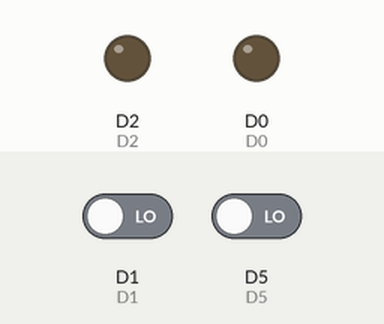
This sketch was run on a simulated ESP8266 (NodeMCU). Shown: output pins drawn as LEDs (lit = HIGH). Inputs (shaded band) come from the test bench; at power-on: D1 LOW, D5 LOW. WiFi joins after 1.5 s; servers stay silent unless stated; no MQTT or app messages arrive unless stated.

Above: at 2.8 s.
2.9 s: D1 driven HIGH
At 6.2 s:
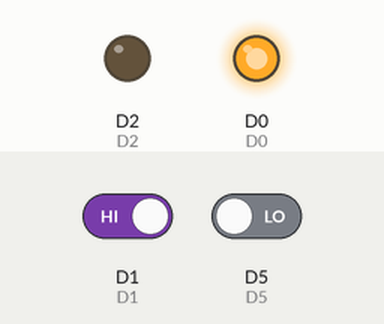
Timing chart, 0 to 7.7 s (numbered marks = the images above; inputs shaded):
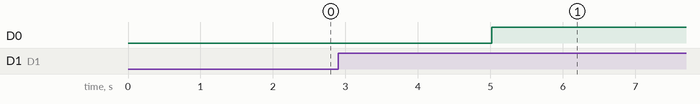

Measured:
- after the input at 2.9 s, D0: LOW → HIGH after 2.1 s

The sketch:

garage-door.ino
```cpp
#include <functional>
#include <map>
#include <string>
#include <utility>

#include <ArduinoOTA.h>
#include <ESP8266WiFi.h>
#include <PubSubClient.h>

#include "common.hpp"
#include "config.hpp"

class DoorSensor
{
public:
  DoorSensor(GarageDoor garageDoor_)
      : garageDoor(garageDoor_) {}

  void setup()
  {
    pinMode(Configuration::getDoorSensorPin(garageDoor), INPUT);
  }

  void loop()
  {
    voltage_t value = digitalRead(Configuration::getDoorSensorPin(garageDoor));
    switch (value)
    {
    case Configuration::getDoorSensorVoltageOpen():
      currentState = DOOR_OPEN;
      break;
    case Configuration::getDoorSensorVoltageClosed():
      currentState = DOOR_CLOSED;
      break;
    default:
      currentState = NONE;
      break;
    }
  }

  DoorState getState() const
  {
    return currentState;
  }

private:
  const GarageDoor garageDoor;
  DoorState currentState = NONE;
};

class WifiClient
{
public:
  WifiClient()
      : client() {}

  void setup()
  {
    ensureConnected();
    client.status();
  }

  void loop()
  {
    ensureConnected();
  }

  WiFiClient &getClient()
  {
    return client;
  }

private:
  void ensureConnected()
  {
    if (WiFi.status() == WL_CONNECTED)
    {
      return;
    }

    WiFi.mode(WIFI_STA);
    WiFi.begin(Configuration::getWifiSsid().c_str(),
               Configuration::getWifiPassword().c_str());
    while (WiFi.status() != WL_CONNECTED)
    {
      delay(50);
    }
  }

private:
  WiFiClient client;
};

class MqttClient
{
public:
  using MqttMessageHandler = std::function<void(const std::string &)>;

  MqttClient(WifiClient &wifiClient_)
      : wifiClient(wifiClient_), client()
  {
    instance = this;
  }

  void setup()
  {
    client.setServer(Configuration::getMqttHost().c_str(),
                     Configuration::getMqttPort());
    client.setClient(wifiClient.getClient());
    client.setCallback(&MqttClient::callback);

    ensureConnected();
  }

  void loop()
  {
    ensureConnected();
    client.loop();
  }

  bool publish(const std::string &topic, const std::string &payload)
  {
    return client.publish(topic.c_str(), payload.c_str(), true);
  }

  void subscribe(const std::string &topic,
                 MqttMessageHandler handler)
  {
    subscriptions.insert({topic, handler});
    client.subscribe(topic.c_str());
  }

private:
  void ensureConnected()
  {
    bool wasConnected = client.connected();
    while (!client.connected())
    {
      client.connect("",
                     Configuration::getMqttUser().c_str(),
                     Configuration::getMqttPassword().c_str(),
                     Configuration::getMqttStatusTopic().c_str(),
                     MQTTQOS0,
                     true,
                     Configuration::getMqttPayloadOffline().c_str(),
                     true);
      delay(50);
    }
    if (!wasConnected)
    {
      publish(Configuration::getMqttStatusTopic(),
              Configuration::getMqttPayloadOnline());

      for (const auto &subscription : subscriptions)
      {
        client.subscribe(subscription.first.c_str());
      }
    }
  }

  static void callback(char *topic, byte *payload, unsigned int length)
  {
    instance->handleMessage(topic, payload, length);
  }

  void handleMessage(char *topic_c, byte *payload_c, unsigned int length)
  {
    std::string topic(topic_c);
    std::string payload(reinterpret_cast<char *>(payload_c), length);
    for (const auto &subscription : subscriptions)
    {
      if (subscription.first == topic)
      {
        subscription.second(payload);
      }
    }
  }

private:
  PubSubClient client;
  WifiClient wifiClient;
  std::multimap<std::string, MqttMessageHandler> subscriptions;

  static MqttClient *instance;
};
MqttClient *MqttClient::instance = nullptr;

class DoorStatePublisher
{
public:
  DoorStatePublisher(GarageDoor garageDoor_,
                     const DoorSensor &doorSensor_,
                     MqttClient &mqttClient_)
      : garageDoor(garageDoor_),
        doorSensor(doorSensor_),
        mqttClient(mqttClient_) {}

  void setup()
  {
    pinMode(Configuration::getDoorSensorStatusLedPin(garageDoor), OUTPUT);
  }

  void loop()
  {
    if (isInCooldown())
    {
      return;
    }

    DoorState currentState = doorSensor.getState();
    if (currentState != lastKnownState)
    {
      updateStatusLed(currentState);
      bool successful = publishState(currentState);

      if (successful)
      {
        lastKnownState = currentState;
      }
    }
    else if (shouldRepublishState())
    {
      publishState(currentState);
    }
  }

private:
  bool isInCooldown()
  {
    return millis() < lastPublishMillis +
                          Configuration::getMqttStatePublishCooldownMillis();
  }

  void updateStatusLed(DoorState doorState)
  {
    voltage_t ledOutput;
    switch (doorState)
    {
    case DOOR_OPEN:
      ledOutput = Configuration::getDoorSensorStatusLedVoltageOff();
      break;
    case DOOR_CLOSED:
      ledOutput = Configuration::getDoorSensorStatusLedVoltageOn();
      break;
    }

    digitalWrite(Configuration::getDoorSensorStatusLedPin(garageDoor),
                 ledOutput);
  }

  bool publishState(DoorState doorState)
  {
    std::string payload;
    switch (doorState)
    {
    case DOOR_OPEN:
      payload = Configuration::getMqttPayloadOpen();
      break;
    case DOOR_CLOSED:
      payload = Configuration::getMqttPayloadClosed();
      break;
    }

    bool successful = mqttClient
                          .publish(Configuration::getMqttStateTopic(garageDoor),
                                   payload);
    if (successful)
    {
      lastPublishMillis = millis();
    }
    return successful;
  }

  bool
  shouldRepublishState()
  {
    return millis() > lastPublishMillis +
                          Configuration::getMqttStateRepublishMillis();
  }

private:
  const GarageDoor garageDoor;
  const DoorSensor &doorSensor;
  MqttClient &mqttClient;

  DoorState lastKnownState = NONE;
  millis_t lastPublishMillis = 0;
};

class DoorOpener
{
public:
  DoorOpener(GarageDoor garageDoor_,
             const DoorSensor &doorSensor_,
             MqttClient &mqttClient_)
      : garageDoor(garageDoor_),
        doorSensor(doorSensor_),
        mqttClient(mqttClient_) {}

  void setup()
  {
    pinMode(Configuration::getDoorOpenerPin(garageDoor), OUTPUT);

    mqttClient.subscribe(Configuration::getMqttSetStateTopic(garageDoor),
                         std::bind(&DoorOpener::handleMessage,
                                   this,
                                   std::placeholders::_1));
  }

  void loop()
  {

    if (isTriggeringDoor)
    {
      if (shouldStopTriggeringDoor())
      {
        stopTriggeringDoor();
      }
      return;
    }
    else if (isInCooldown())
    {
      return;
    }

    if (nextRequestedState != NONE &&
        nextRequestedState != doorSensor.getState())
    {
      startTriggeringDoor();
      nextRequestedState = NONE;
    }
  }

private:
  bool shouldStopTriggeringDoor()
  {
    return millis() > lastTriggeredMillis +
                          Configuration::getDoorOpenerTriggerMillis();
  }

  void startTriggeringDoor()
  {
    digitalWrite(Configuration::getDoorOpenerPin(garageDoor),
                 Configuration::getDoorOpenerVoltageOn());
    isTriggeringDoor = true;
    lastTriggeredMillis = millis();
  }

  void stopTriggeringDoor()
  {
    digitalWrite(Configuration::getDoorOpenerPin(garageDoor),
                 Configuration::getDoorOpenerVoltageOff());
    isTriggeringDoor = false;
  }

  bool isInCooldown()
  {
    return millis() < lastTriggeredMillis +
                          Configuration::getDoorOpenerTriggerCooldownMillis();
  }

  void handleMessage(const std::string &payload)
  {
    if (payload == Configuration::getMqttPayloadOpen())
    {
      nextRequestedState = DOOR_OPEN;
    }
    else if (payload == Configuration::getMqttPayloadClosed())
    {
      nextRequestedState = DOOR_CLOSED;
    }
  }

private:
  const GarageDoor garageDoor;
  const DoorSensor &doorSensor;
  MqttClient &mqttClient;

  bool isTriggeringDoor = false;
  unsigned long lastTriggeredMillis = 0;
  DoorState nextRequestedState = NONE;
};

class OtaUpdater
{
public:
  OtaUpdater() {}

  void setup()
  {
    ArduinoOTA.setHostname("garage-door-controller");
    ArduinoOTA.begin(true);
  }

  void loop()
  {
    ArduinoOTA.handle();
  }
};

struct _State
{
  WifiClient wifiClient;
  OtaUpdater otaUpdater;

  MqttClient mqttClient;

  DoorSensor eastDoorSensor;
  DoorStatePublisher eastDoorPublisher;
  DoorOpener eastDoorOpener;

  DoorSensor westDoorSensor;
  DoorStatePublisher westDoorPublisher;
  DoorOpener westDoorOpener;

  _State()
      : wifiClient(),
        otaUpdater(),
        mqttClient(wifiClient),
        eastDoorSensor(EAST),
        eastDoorPublisher(EAST, eastDoorSensor, mqttClient),
        eastDoorOpener(EAST, eastDoorSensor, mqttClient),
        westDoorSensor(WEST),
        westDoorPublisher(WEST, westDoorSensor, mqttClient),
        westDoorOpener(WEST, westDoorSensor, mqttClient) {}
} State;

void setup()
{
  State.wifiClient.setup();
  State.otaUpdater.setup();
  State.mqttClient.setup();

  State.eastDoorSensor.setup();
  State.eastDoorPublisher.setup();
  State.eastDoorOpener.setup();

  State.westDoorSensor.setup();
  State.westDoorPublisher.setup();
  State.westDoorOpener.setup();
}

void loop()
{
  State.wifiClient.loop();
  State.otaUpdater.loop();
  State.mqttClient.loop();

  State.eastDoorSensor.loop();
  State.eastDoorPublisher.loop();
  State.eastDoorOpener.loop();

  State.westDoorSensor.loop();
  State.westDoorPublisher.loop();
  State.westDoorOpener.loop();

  delay(25);
}
```

common.hpp
```cpp
#ifndef COMMON_HPP
#define COMMON_HPP

#include <stdint.h>

using pin_t = uint64_t;
using voltage_t = int;
using millis_t = unsigned long;

#ifndef D0
#define D0 16
#define D1 5
#define D2 4
#define D3 0
#define D4 2
#define D5 14
#define D6 12
#define D7 13
#define D8 15
#define D9 3
#define D10 1
#endif

enum GarageDoor
{
  EAST = 0,
  WEST = 1
};

enum DoorState
{
  NONE = 0,
  DOOR_OPEN = 1,
  DOOR_CLOSED = 2
};

#endif /* !COMMON_HPP */
```

config.template.hpp
```cpp
#ifndef CONFIG_HPP
#define CONFIG_HPP

#include <Arduino.h>
#include <string>

#include "common.hpp";

class Configuration
{
public:
  static std::string getWifiSsid()
  {
    return "WiFiSSID";
  }

  static std::string getWifiPassword()
  {
    return "WiFiPassword";
  }

  static std::string getMqttHost()
  {
    return "mqtt.org";
  }

  constexpr static uint16_t getMqttPort()
  {
    return 1883;
  }

  static std::string getMqttUser()
  {
    return "mqttUser";
  }

  static std::string getMqttPassword()
  {
    return "mqttPassword";
  }

  static pin_t getDoorSensorPin(GarageDoor garageDoor)
  {
    switch (garageDoor)
    {
    case EAST:
      return D1;
    case WEST:
      return D5;
    }
  }

  constexpr static voltage_t getDoorSensorVoltageOpen()
  {
    return HIGH;
  }

  constexpr static voltage_t getDoorSensorVoltageClosed()
  {
    return LOW;
  }

  static pin_t getDoorSensorStatusLedPin(GarageDoor garageDoor)
  {
    switch (garageDoor)
    {
    case EAST:
      return D0;
    case WEST:
      return D4;
    }
  }

  constexpr static voltage_t getDoorSensorStatusLedVoltageOn()
  {
    return LOW;
  }

  constexpr static voltage_t getDoorSensorStatusLedVoltageOff()
  {
    return HIGH;
  }

  static pin_t getDoorOpenerPin(GarageDoor garageDoor)
  {
    switch (garageDoor)
    {
    case EAST:
      return D2;
    case WEST:
      return D6;
    }
  }

  constexpr static voltage_t getDoorOpenerVoltageOn()
  {
    return HIGH;
  }

  constexpr static voltage_t getDoorOpenerVoltageOff()
  {
    return LOW;
  }

  constexpr static millis_t getDoorOpenerTriggerMillis()
  {
    return 1500;
  }

  constexpr static millis_t getDoorOpenerTriggerCooldownMillis()
  {
    return 5000;
  }

  static std::string getMqttStateTopic(GarageDoor garageDoor)
  {
    switch (garageDoor)
    {
    case EAST:
      return "garage-door/east/state";
    case WEST:
      return "garage-door/west/state";
    }
  }

  constexpr static millis_t getMqttStatePublishCooldownMillis()
  {
    return 5000;
  }

  constexpr static millis_t getMqttStateRepublishMillis()
  {
    return 30000;
  }

  static std::string getMqttSetStateTopic(GarageDoor garageDoor)
  {
    switch (garageDoor)
    {
    case EAST:
      return "garage-door/east/state/set";
    case WEST:
      return "garage-door/west/state/set";
    }
  }

  static std::string getMqttPayloadOpen()
  {
    return "open";
  }

  static std::string getMqttPayloadClosed()
  {
    return "closed";
  }

  static std::string getMqttPayloadOnline()
  {
    return "online";
  }

  static std::string getMqttPayloadOffline()
  {
    return "offline";
  }

  static std::string getMqttStatusTopic()
  {
    return "garage-door/status";
  }

private:
  Configuration() {}
};

#endif // !CONFIG_HPP
```
